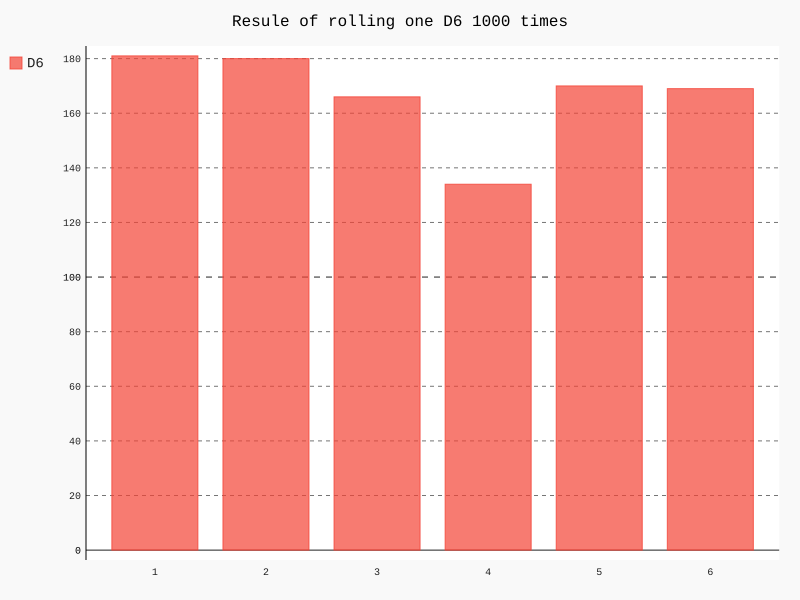

The Python source for this figure:
import pygal
from chapter15.die import Die

# 创建一个6面的骰子
die = Die()

# 搓几次骰子，将结果存入列表中
results = []
for roll_num in range(1000):
    results.append(die.roll())

# 分析结果
frequencies = []
for value in range(1, die.num_sides + 1):
    frequencies.append(results.count(value))

# 对结果进行可视化
hist = pygal.Bar()
hist.title = "Resule of rolling one D6 1000 times"
hist.x_labels = ['1', '2', '3', '4', '5', '6']
hist._x_title = "Result"
hist._y_title = "Frequency of Result"
hist.add('D6', frequencies)
hist.render_to_file('die_visual.svg')
